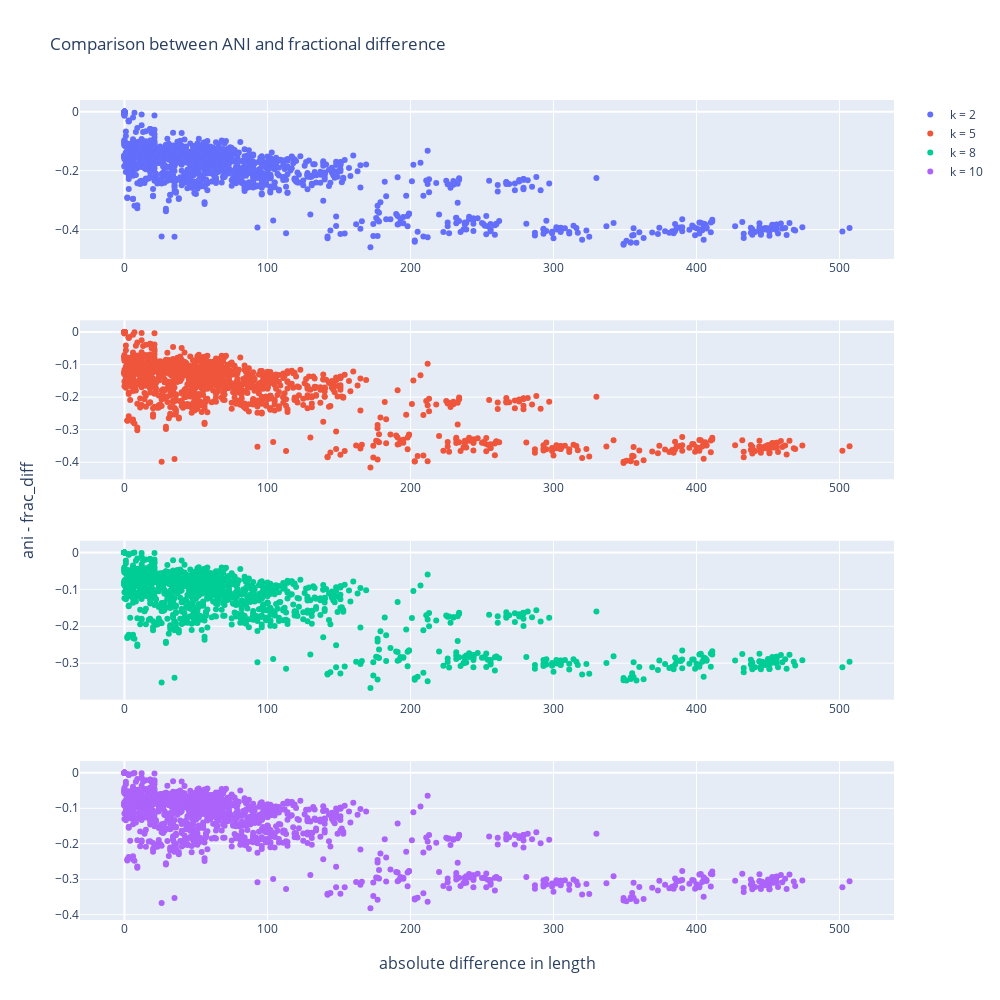

Notebook code for this chart:
### Code cell
fig = make_subplots(rows=4, cols=1,
x_title="absolute difference in length", y_title="ani - frac_diff")

fig.add_trace(go.Scatter(
    x=length_diff,
    y=error_k_2,
    mode='markers',
    name='k = 2'
), row=1, col=1)

fig.add_trace(go.Scatter(
    x=length_diff,
    y=error_k_5,
    mode='markers',
    name='k = 5'
), row=2, col=1)

fig.add_trace(go.Scatter(
    x=length_diff,
    y=error_k_8, 
    mode='markers',
    name='k = 8'
), row=3, col=1)

fig.add_trace(go.Scatter(
    x=length_diff,
    y=error_k_10, 
    mode='markers',
    name='k = 10'
), row=4, col=1)

fig.update_layout(height=1000, width=1000, title_text="Comparison between ANI and fractional difference")
fig.show()

### Figure 1 — Plotly figure (JSON) as saved in the notebook; plotly's stock layout.template omitted (floating-point values rounded to 4 significant figures; data arrays with more than 128 entries replaced by an {"elided": "..."} marker saying what was removed)
{"data": [{"mode": "markers", "name": "k = 2", "type": "scatter", "x": {"elided": "1540 int values"}, "xaxis": "x", "y": {"elided": "1540 float values"}, "yaxis": "y"}, {"mode": "markers", "name": "k = 5", "type": "scatter", "x": {"elided": "1540 int values"}, "xaxis": "x2", "y": {"elided": "1540 float values"}, "yaxis": "y2"}, {"mode": "markers", "name": "k = 8", "type": "scatter", "x": {"elided": "1540 int values"}, "xaxis": "x3", "y": {"elided": "1540 float values"}, "yaxis": "y3"}, {"mode": "markers", "name": "k = 10", "type": "scatter", "x": {"elided": "1540 int values"}, "xaxis": "x4", "y": {"elided": "1540 float values"}, "yaxis": "y4"}], "layout": {"annotations": [{"font": {"size": 16}, "showarrow": false, "text": "absolute difference in length", "x": 0.5, "xanchor": "center", "xref": "paper", "y": 0, "yanchor": "top", "yref": "paper", "yshift": -30}, {"font": {"size": 16}, "showarrow": false, "text": "ani - frac_diff", "textangle": -90, "x": 0, "xanchor": "right", "xref": "paper", "xshift": -40, "y": 0.5, "yanchor": "middle", "yref": "paper"}], "height": 1000, "title": {"text": "Comparison between ANI and fractional difference"}, "width": 1000, "xaxis": {"anchor": "y", "domain": [0, 1]}, "xaxis2": {"anchor": "y2", "domain": [0, 1]}, "xaxis3": {"anchor": "y3", "domain": [0, 1]}, "xaxis4": {"anchor": "y4", "domain": [0, 1]}, "yaxis": {"anchor": "x", "domain": [0.8063, 1]}, "yaxis2": {"anchor": "x2", "domain": [0.5375, 0.7312]}, "yaxis3": {"anchor": "x3", "domain": [0.2687, 0.4625]}, "yaxis4": {"anchor": "x4", "domain": [0, 0.1938]}}}
